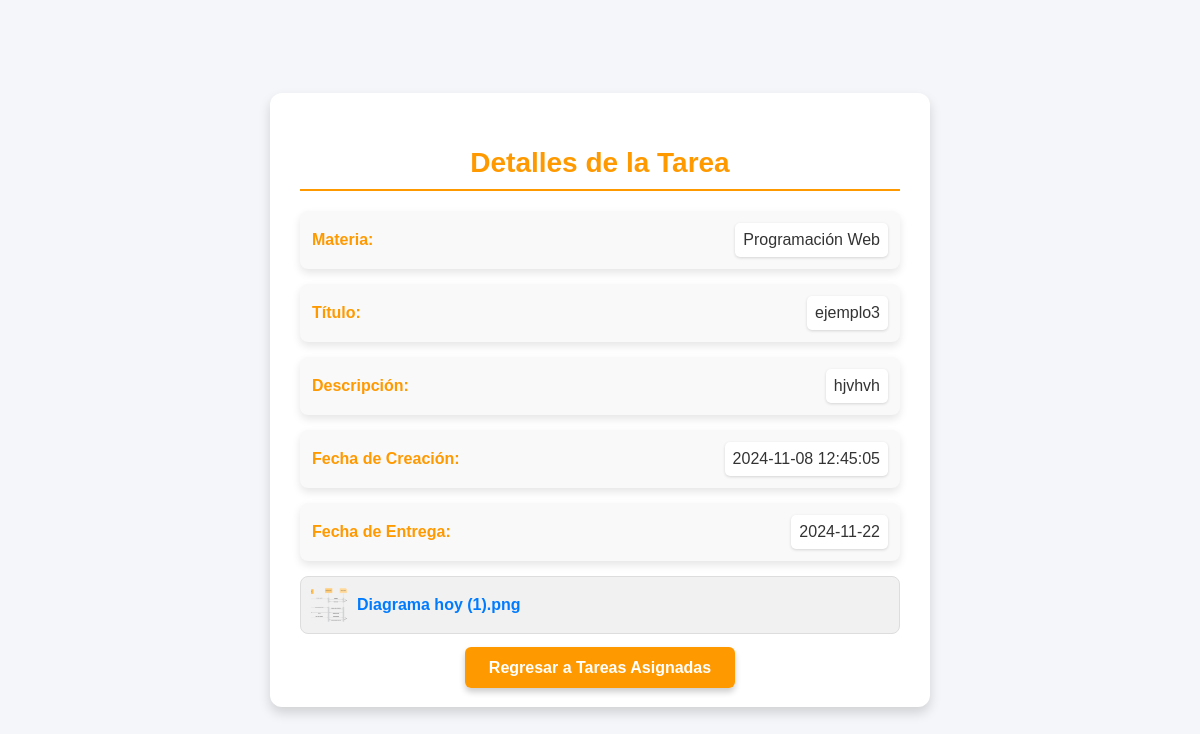
The app's page /verTarea.php?id=6 with its own data.
### tables this page shows
CREATE TABLE `tareas` (
  `id_tarea` int(11) NOT NULL,
  `id_curso` int(11) DEFAULT NULL,
  `titulo` varchar(100) NOT NULL,
  `descripcion` text DEFAULT NULL,
  `archivo_tarea` varchar(255) DEFAULT NULL,
  `fecha_creacion` timestamp NOT NULL DEFAULT current_timestamp(),
  `fecha_limite` date NOT NULL
);

CREATE TABLE `cursos` (
  `id_curso` int(11) NOT NULL,
  `nombre_curso` varchar(100) NOT NULL,
  `id_docente` int(11) DEFAULT NULL,
  `fecha_creacion` timestamp NOT NULL DEFAULT current_timestamp(),
  `imagen_url` varchar(255) DEFAULT NULL
);

### verTarea.php (the view, shortened to what this page needs)
<?php
$servidor = "localhost";
$usuario = "root";
$contraseña = "";
$baseDatos = "peis";
$conexion = new mysqli($servidor, $usuario, $contraseña, $baseDatos);
$id_tarea = $_GET['id'];
function obtenerNombreMateria($id_curso, $conexion) {
    $consulta = "SELECT nombre_curso FROM cursos WHERE id_curso = $id_curso";
    $resultado = $conexion->query($consulta);
    if ($resultado->num_rows > 0) {
        $fila = $resultado->fetch_assoc();
        return $fila['nombre_curso'];
    } else {
        return "Desconocido";
    }
}
$sql = "SELECT * FROM tareas WHERE id_tarea = $id_tarea";
$resultado = $conexion->query($sql);
if ($resultado->num_rows > 0) {
    $tarea = $resultado->fetch_assoc();
    $nombre_materia = obtenerNombreMateria($tarea['id_curso'], $conexion);
    ?>
    <!DOCTYPE html>
    <html lang="es">
    <head>
    </head>
    <body>
        <div class="card">
            <h2>Detalles de la Tarea</h2>
            <div class="detail">
                <label>Materia:</label>
                <p><?php echo htmlspecialchars($nombre_materia); ?></p>
            </div>
            <div class="detail">
                <label>Título:</label>
                <p><?php echo htmlspecialchars($tarea['titulo']); ?></p>
            </div>
            <div class="detail">
                <label>Descripción:</label>
                <p><?php echo htmlspecialchars($tarea['descripcion']); ?></p>
            </div>
            <div class="detail">
                <label>Fecha de Creación:</label>
                <p><?php echo htmlspecialchars($tarea['fecha_creacion']); ?></p>
            </div>
            <div class="detail">
                <label>Fecha de Entrega:</label>
                <p><?php echo htmlspecialchars($tarea['fecha_limite']); ?></p>
            </div>
            <?php if (!empty($tarea['archivo_tarea'])): ?>
                <div class="file-preview">
                    <?php
                    $file_path = htmlspecialchars($tarea['archivo_tarea']);
                    $file_extension = pathinfo($file_path, PATHINFO_EXTENSION);
                    $image_extensions = ['jpg', 'jpeg', 'png', 'gif'];
                    if (in_array(strtolower($file_extension), $image_extensions)) {
                        echo "<img src='$file_path' alt='Archivo'>";
                    } else {
                        echo "<img src='file-icon.png' alt='Archivo'>";
                    }
                    ?>
                    <a href="<?php echo $file_path; ?>" target="_blank"><?php echo basename($file_path); ?></a>
                </div>
            <?php endif; ?>
            <div class="back-button-container">
                <a href="listarTareas.php" class="back-button">Regresar a Tareas Asignadas</a>
            </div>
        </div>
    </body>
    </html>
    <?php
} else {
    echo "Tarea no encontrada";
}
?>

### verTarea.php (style rules this page uses)
body { font-family: Arial, sans-serif; background-color: #f4f6f9; display: flex; justify-content: center; align-items: center; height: 100vh; margin: 0; }
.card { background-color: #ffffff; max-width: 600px; width: 100%; padding: 30px; border-radius: 12px; box-shadow: 0 6px 12px rgba(0, 0, 0, 0.15); text-align: center; }
.card h2 { color: #ff9900; font-size: 28px; margin-bottom: 20px; border-bottom: 2px solid #ff9900; padding-bottom: 10px; }
.detail { margin-bottom: 15px; padding: 12px; border-radius: 8px; box-shadow: 0 4px 8px rgba(0, 0, 0, 0.1); display: flex; justify-content: space-between; align-items: center; background-color: #f9f9f9; }
.detail label { font-weight: bold; color: #ff9900; margin-right: 10px; }
.detail p { color: #333; margin: 0; font-size: 16px; text-align: left; padding: 8px; background-color: #ffffff; border-radius: 5px; box-shadow: 0 1px 3px rgba(0, 0, 0, 0.15); }
.file-preview { display: flex; align-items: center; background-color: #f1f1f1; border: 1px solid #ddd; padding: 10px; border-radius: 8px; margin-top: 15px; justify-content: start; }
.file-preview img { width: 36px; height: 36px; margin-right: 10px; border-radius: 4px; object-fit: cover; }
.file-preview a { color: #007bff; text-decoration: none; font-weight: bold; }
.back-button-container { text-align: center; margin-top: 25px; }
.back-button { background-color: #ff9900; color: #fff; padding: 12px 24px; border: none; border-radius: 6px; font-weight: bold; font-size: 16px; cursor: pointer; text-decoration: none; transition: background-color 0.3s; box-shadow: 0 4px 6px rgba(0, 0, 0, 0.2); }

### records on screen
tareas: id_curso.nombre_curso "Programación Web", titulo "ejemplo3", descripcion "hjvhvh", fecha_creacion "2024-11-08 12:45:05", fecha_limite "2024-11-22", archivo_tarea (picture), archivo_tarea "Diagrama hoy (1).png"
